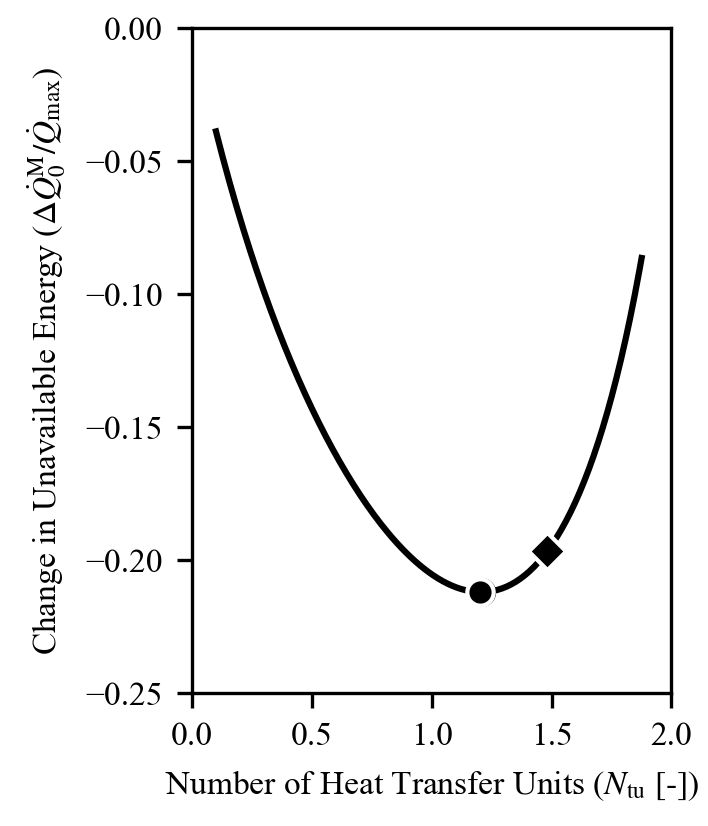

Here is the Python script that generated this plot:
import os

import matplotlib.pyplot as plt
import numpy as np
import xflow
from xflow import calculate_pressure_drop_ratio, create_plot

save_dir = os.path.dirname(os.path.abspath(__file__))

# Helicopter defaults (hardcoded from xflow.py)
DEFAULT_PRESSURE_DROP_ASSUMPTION = "inlet_density"
DEFAULT_C_COLD_OVER_C_HOT = 0.95  # C_cold / C_hot
DEFAULT_D_R = 0.44
DEFAULT_G2_H = 2e-2
DEFAULT_ST_OVER_F = 0.4  # Assumed same for both fluids
DEFAULT_F_C_OVER_F_H = 1.0  # f_c/f_h
DEFAULT_T = 1.7  # 980/576
DEFAULT_T_DEAD_OVER_T_COLD_IN = 0.52  # 300/576
DEFAULT_P_COLD_IN_OVER_P_HOT_IN = 7.2
DEFAULT_P_HOT_IN_OVER_P_DEAD = 1.03
DEFAULT_P_DEAD_OVER_P_HOT_IN = 1.0 / DEFAULT_P_HOT_IN_OVER_P_DEAD
DEFAULT_GAMMA = 1.4
TARGET_EPS = 0.6
NTU_MATCH = 1.479  # From Helicopter case in xflow.py
DEFAULT_NTU_MAX = 2.0
SHOW_CUBIC = True

# For inlet_density assumption
DEFAULT_MOLAR_MASS_RATIO = 1.0  # M_cold / M_hot (cold/hot) - default when not specified
DEFAULT_A_R = 1.0  # A_r (cold/hot) - default when not specified

DEFAULT_DP_MAX = 0.3

# Single g^2 value for plotting
PLOT_TRIPLE_G2 = None


def save_figures(
    c_cold_over_c_hot,
    st_over_f,
    f_c_over_f_h,
    d_r,
    g2_h,
    dp_max=DEFAULT_DP_MAX,
    base_name="fig5c",
    t=DEFAULT_T,
    t_dead_over_t_cold_in=DEFAULT_T_DEAD_OVER_T_COLD_IN,
    p_cold_in_over_p_hot_in=DEFAULT_P_COLD_IN_OVER_P_HOT_IN,
    p_dead_over_p_hot_in=DEFAULT_P_DEAD_OVER_P_HOT_IN,
    gamma=DEFAULT_GAMMA,
    pressure_drop_assumption=DEFAULT_PRESSURE_DROP_ASSUMPTION,
    molar_mass_ratio=DEFAULT_MOLAR_MASS_RATIO,
    a_r=DEFAULT_A_R,
):
    """
    Save figures as SVG, TIFF, and HD PNG for practical framework (right subplot from newfig4).
    Shows HEx ΔQ_0^M/Q_max.
    """
    # Set font sizes to match Word (10pt = 10 points)
    font_size = 8
    plt.rcParams.update(
        {
            "font.family": "serif",
            "font.serif": ["Times New Roman"],
            "font.size": font_size,
            "mathtext.fontset": "stix",
            "axes.titlesize": font_size,
            "axes.labelsize": font_size,
            "xtick.labelsize": font_size,
            "ytick.labelsize": font_size,
            "legend.fontsize": font_size,
            "figure.titlesize": font_size,
        }
    )

    # Set SHOW_CUBIC and NTU_MATCH in xflow module before calling create_plot
    xflow.SHOW_CUBIC = SHOW_CUBIC
    xflow.NTU_MATCH = NTU_MATCH

    # Calculate pressure drop ratio based on assumption
    sigma_r = d_r * a_r if a_r is not None else None
    pressure_drop_ratio = calculate_pressure_drop_ratio(
        pressure_drop_assumption, c_cold_over_c_hot, t, d_r, molar_mass_ratio, sigma_r, p_cold_in_over_p_hot_in
    )

    # Create figure with single subplot (match fig2c: triple column 6 cm width)
    fig, ax = plt.subplots(1, 1, figsize=(6 / 2.54, 7 / 2.54))
    ax_twin = ax.twinx()  # Created but will be hidden

    _, line_list, ax, ax_twin = create_plot(
        c_cold_over_c_hot,
        st_over_f,
        f_c_over_f_h,
        d_r,
        g2_h,
        ntu_max=2.0,  # NTU 0-2
        dp_max=dp_max,
        ax=ax,
        ax_twin=ax_twin,
        plot_triple_g2=PLOT_TRIPLE_G2,
        framework="practical",
        t=t,
        t_dead_over_t_cold_in=t_dead_over_t_cold_in,
        p_cold_in_over_p_hot_in=p_cold_in_over_p_hot_in,
        p_dead_over_p_hot_in=p_dead_over_p_hot_in,
        gamma=gamma,
        pressure_drop_percent_ratio_cold_over_hot=pressure_drop_ratio,
    )

    ax.set_title("")
    legend = ax.get_legend()
    if legend is not None:
        legend.remove()

    # Remove grey vertical line at NTU_MATCH (drawn by xflow when SHOW_CUBIC is True)
    for line in list(ax.get_lines()):
        x_data = line.get_xdata()
        if len(x_data) >= 2 and np.allclose(x_data, x_data[0]):
            line.remove()
            break

    # Keep y-axis on the left like fig2c (do not move to right)
    ax.set_xlim(0, 2)
    ax.set_ylim(-0.25, 0)
    ax.set_xlabel(r"Number of Heat Transfer Units ($N_\mathrm{tu}$ [-])")
    ax.set_ylabel(r"Change in Unavailable Energy ($\Delta \dot{Q}_0^\mathrm{M}/\dot{Q}_{\mathrm{max}}$)")

    # NTU reference and optimum values; add markers only on the actual curve(s), not axvline
    NTU_REF = 1.48
    NTU_OPT = 1.20
    if line_list:
        for line in line_list:
            x_data = np.array(line.get_xdata())
            y_data = np.array(line.get_ydata())
            valid = np.isfinite(x_data) & np.isfinite(y_data)
            if not np.any(valid):
                continue
            x_plot = x_data[valid]
            y_plot = y_data[valid]
            idx_ref = (np.abs(x_plot - NTU_REF)).argmin()
            y_ref = y_plot[idx_ref]
            ax.scatter(NTU_REF, y_ref, marker="D", color="white", zorder=10, s=50, facecolor="black")
            idx_opt = (np.abs(x_plot - NTU_OPT)).argmin()
            y_opt = y_plot[idx_opt]
            ax.scatter(NTU_OPT, y_opt, marker="o", color="white", zorder=10, s=50, facecolor="black")

    plt.tight_layout(pad=0.5)

    # Save as SVG
    fig.savefig(
        os.path.join(save_dir, f"{base_name}.svg"),
        dpi=300,
        facecolor="white",
        format="svg",
        bbox_inches=None,
        pad_inches=0,
    )

    # Save as TIFF
    fig.savefig(
        os.path.join(save_dir, f"{base_name}.tiff"),
        dpi=300,
        facecolor="white",
        format="tiff",
        bbox_inches=None,
        pad_inches=0,
    )

    # Save as HD PNG
    fig.savefig(
        os.path.join(save_dir, f"{base_name}.png"),
        dpi=300,
        facecolor="white",
        format="png",
        bbox_inches=None,
        pad_inches=0,
    )

    # Save as HD PDF
    fig.savefig(
        os.path.join(save_dir, f"{base_name}.pdf"),
        dpi=300,
        facecolor="white",
        format="pdf",
        bbox_inches=None,
        pad_inches=0,
    )

    plt.close(fig)
    print(f"Saved figures: {base_name}.svg, {base_name}.tiff, {base_name}.png, {base_name}.pdf")


if __name__ == "__main__":
    # Save figures with Helicopter defaults
    save_figures(
        DEFAULT_C_COLD_OVER_C_HOT,
        DEFAULT_ST_OVER_F,
        DEFAULT_F_C_OVER_F_H,
        DEFAULT_D_R,
        DEFAULT_G2_H,
        dp_max=DEFAULT_DP_MAX,
        base_name="fig5c",
        t=DEFAULT_T,
        t_dead_over_t_cold_in=DEFAULT_T_DEAD_OVER_T_COLD_IN,
        p_cold_in_over_p_hot_in=DEFAULT_P_COLD_IN_OVER_P_HOT_IN,
        p_dead_over_p_hot_in=DEFAULT_P_DEAD_OVER_P_HOT_IN,
        gamma=DEFAULT_GAMMA,
        pressure_drop_assumption=DEFAULT_PRESSURE_DROP_ASSUMPTION,
        molar_mass_ratio=DEFAULT_MOLAR_MASS_RATIO,
        a_r=DEFAULT_A_R,
    )
